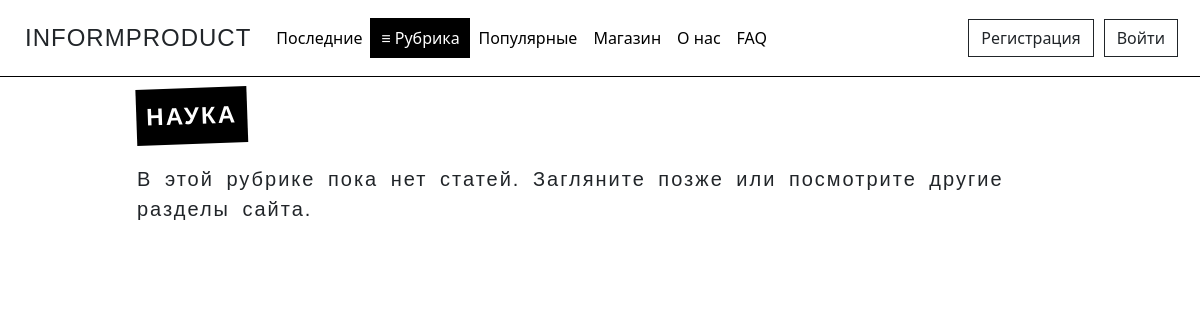
Page /categories/Science on the earlier database version.
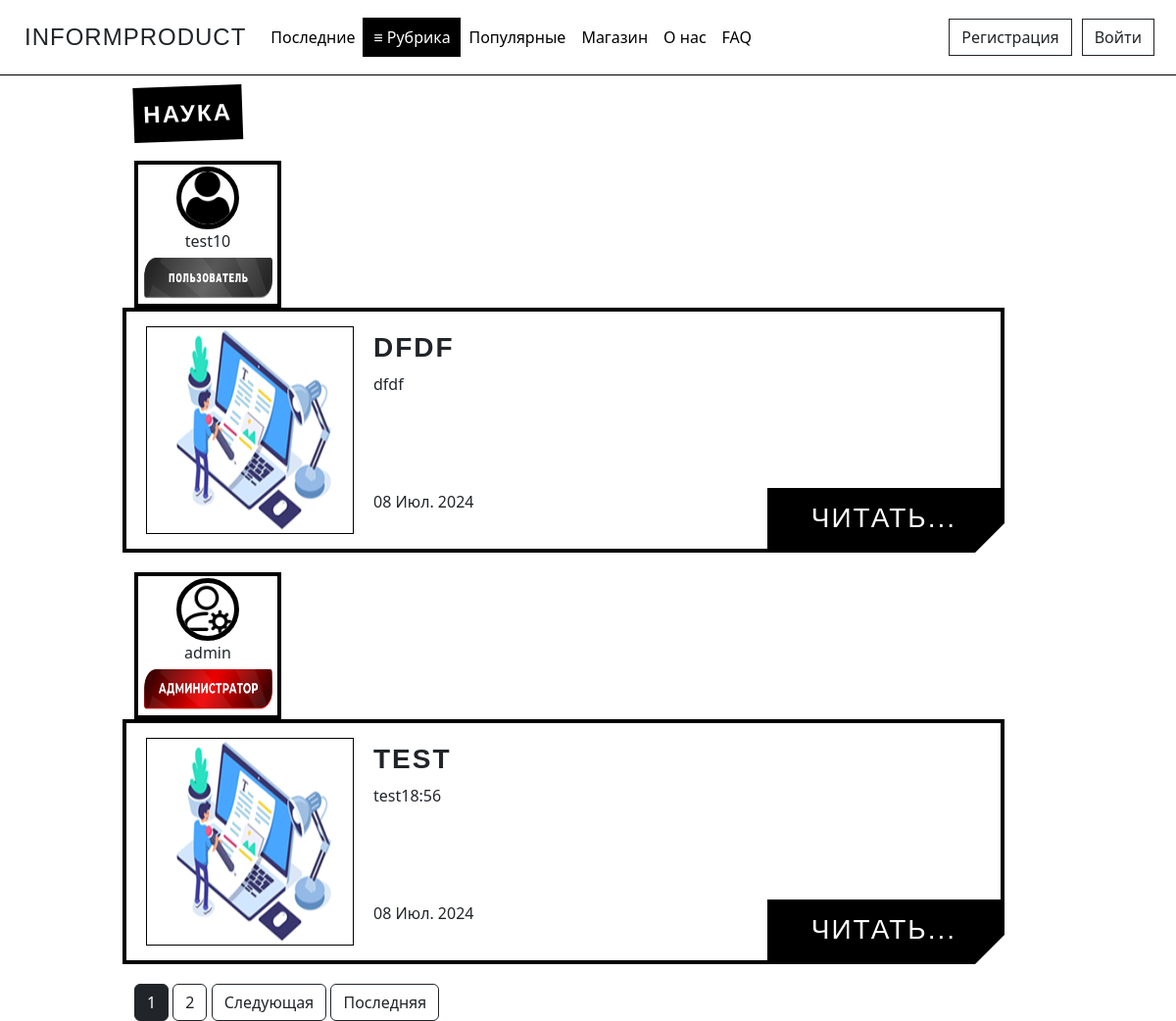
Same page on the later database version.
### journal/models.py (models this page shows, shortened)
class Article(models.Model):
    CATEGORY_CHOICES = [
        ('Analytics', 'Аналитика'),
        ('ART', 'АРТ'),
        ('Music', 'Музыка'),
        ('Science', 'Наука'),
        ('Varial', 'Разное'),
    ]
    title = models.CharField('Название', max_length=100)
    description = models.TextField('Описание')
    text = models.TextField('Основной текст')
    category = models.CharField(max_length=50, verbose_name='Рубрика', choices=CATEGORY_CHOICES, default='Разное')
    author = models.ForeignKey(User, verbose_name='Автор', on_delete=models.CASCADE)
    publication = models.BooleanField('Статус публикации', default=False)
    date = models.DateTimeField('Дата', default=timezone.now)
    likes = models.IntegerField('Количество лайков', default=0)
    img = models.ImageField('Превью', default='default_preview.png', upload_to='preview_images')
    class Meta:
        verbose_name = 'Статью'
        verbose_name_plural = 'Статьи'

### users/models.py (models this page shows, shortened)
class Profile(models.Model):
    STATUS_CHOICES = {
        ('User', 'Пользователь'),
        ('User VIP', 'VIP пользователь'),
        ('Admin', 'Администратор'),
    }
    user = models.OneToOneField(User, verbose_name='Имя пользователя', on_delete=models.CASCADE)
    img = models.ImageField('Фото пользователя', default='default_user.png', upload_to='user_images')
    status = models.CharField(max_length=20, verbose_name='Статус пользователя', choices=STATUS_CHOICES, default='User')
    vip_status_expiry = models.DateTimeField(verbose_name='Окончание VIP статуса', null=True, blank=True)
    class Meta:
        verbose_name = 'Профаил'
        verbose_name_plural = 'Профайлы'

### journal/views.py (the view)
# urls.py: path('categories/<str:category>', views.CategoriesDetailView.as_view(), name='categories_detail'),
class CategoriesDetailView(ListView):
    model = Article
    template_name = 'journal/categories_detail.html'
    context_object_name = 'articles'
    paginate_by = 2
    def get_context_data(self, **kwargs):
        ctx = super().get_context_data(**kwargs)
        category = self.kwargs['category']
        category_choices = dict(Article. CATEGORY_CHOICES)
        if category in category_choices:
            ctx['category_ru'] = category_choices[category]
            ctx['categorys_en'] = category
        return ctx
    def get_queryset(self):
        category = self.kwargs['category']
        return Article.objects.filter(category=category, publication=True).order_by('-date')

### journal/templates/journal/categories_detail.html (shortened to what this page needs)
{% extends 'journal/base.html' %}
{% block content %}
<div class="tilted-text font">{{ category_ru }}</div>
{% if articles %}
  {% for article in articles %}
    <div class="alert-light">
      <div class="row">
        <div class="col-md-2">
          <a href="{% url 'user_articles' article.author %}" class="no-underline">
            <div class="profile-container">
              <img src="{{ article.author.profile.img.url }}" alt="{{ article.author }}" class="user_images">
              <p>{{ article.author.username }}</p>
              {% if article.author.profile.status == 'User' %}
                <img src="/pictures/main_page/user_label.png" alt="Badge" height="50" width="139" class="badge-image">
              {% elif article.author.profile.status == 'Admin' %}
                <img src="/pictures/main_page/admin_label.png" alt="Badge" height="50" width="139" class="badge-image">
              {% else %}
                <img src="/pictures/main_page/user_vip_label.png" alt="Badge" height="50" width="139" class="badge-image">
              {% endif %}
            </div>
          </a>
        </div>
        <div class="col-md-9 frame">
          <div class="img-container">
            <img src="{{ article.img.url }}">
          </div>
          <div class="text-container">
            <h1 class="font"><strong>{{ article.title|striptags }}</strong></h1>
            <p><b></b>{{ article.description|striptags|truncatechars:210 }}</p>
            <a class="read-more font" href="{% url 'article_detail' article.id %}">Читать...</a>
            <p class="published-date">
              <span class="date">{{ article.date | date:"d M. Y" }}</span>
            </p>
          </div>
        </div>
      </div>
    </div>
  {% endfor %}
  <div>
    {% if is_paginated %}
      {% for num in page_obj.paginator.page_range %}
        {% if num == page_obj.number %}
          <button class="btn btn-dark">{{ num }}</button>
        {% elif num > page_obj.number|add:'-2' and num < page_obj.number|add:'2' %}
          <a href="?page={{ num }}" class="btn btn-outline-dark">{{ num }}</a>
        {% endif %}
      {% endfor %}
      {% if page_obj.has_next %}
        <a href="?page={{ page_obj.next_page_number }}" class="btn btn-outline-dark">Следующая</a>
        <a href="?page={{ page_obj.paginator.num_pages }}" class="btn btn-outline-dark">Последняя</a>
      {% endif %}
    {% endif %}
  </div>
{% else %}
  <p class="text-author">В этой рубрике пока нет статей. Загляните позже или посмотрите другие разделы сайта.</p>
{% endif %}
{% endblock %}

Differences in the rows shown:
added Article: author.profile.img (placeholder picture), author.username "test10", img (placeholder picture), title "DFDF", description "dfdf", date "08 Июл. 2024"
now on this page (row edited): Article: author.profile.img (picture), author.username "admin", img (placeholder picture), title "TEST", description "test18:56", date "08 Июл. 2024"
Other differences:
new list line: "1"
new list line: "2"
text no longer shown: "В этой рубрике пока нет статей. Загляните позже или посмотрите другие разделы сайта."
text now shown: "Следующая Последняя"
